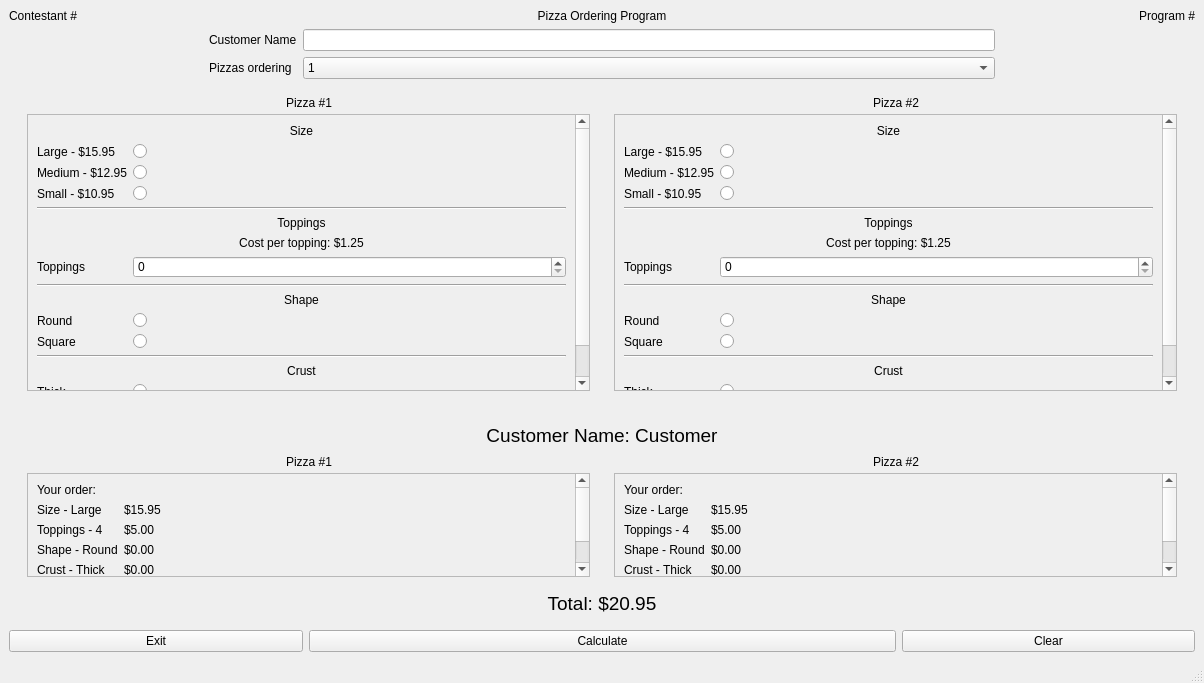
<?xml version="1.0" encoding="UTF-8"?>
<ui version="4.0">
 <class>MainWindow</class>
 <widget class="QMainWindow" name="MainWindow">
  <property name="geometry">
   <rect>
    <x>0</x>
    <y>0</y>
    <width>1204</width>
    <height>683</height>
   </rect>
  </property>
  <property name="windowTitle">
   <string>Pizza Ordering Program</string>
  </property>
  <widget class="QWidget" name="centralwidget">
   <layout class="QVBoxLayout" name="verticalLayout">
    <item>
     <layout class="QHBoxLayout" name="horizontalLayout_6">
      <item>
       <widget class="QLabel" name="label_4">
        <property name="text">
         <string>Contestant #</string>
        </property>
       </widget>
      </item>
      <item>
       <widget class="QLabel" name="label_5">
        <property name="text">
         <string>Pizza Ordering Program</string>
        </property>
        <property name="alignment">
         <set>Qt::AlignCenter</set>
        </property>
       </widget>
      </item>
      <item>
       <widget class="QLabel" name="label_3">
        <property name="text">
         <string>Program #</string>
        </property>
        <property name="alignment">
         <set>Qt::AlignRight|Qt::AlignTrailing|Qt::AlignVCenter</set>
        </property>
       </widget>
      </item>
     </layout>
    </item>
    <item>
     <layout class="QHBoxLayout" name="horizontalLayout_4">
      <item>
       <spacer name="horizontalSpacer_2">
        <property name="orientation">
         <enum>Qt::Horizontal</enum>
        </property>
        <property name="sizeType">
         <enum>QSizePolicy::Preferred</enum>
        </property>
        <property name="sizeHint" stdset="0">
         <size>
          <width>200</width>
          <height>20</height>
         </size>
        </property>
       </spacer>
      </item>
      <item>
       <layout class="QFormLayout" name="formLayout">
        <property name="formAlignment">
         <set>Qt::AlignLeading|Qt::AlignLeft|Qt::AlignVCenter</set>
        </property>
        <item row="0" column="0">
         <widget class="QLabel" name="label">
          <property name="text">
           <string>Customer Name</string>
          </property>
         </widget>
        </item>
        <item row="0" column="1">
         <widget class="QLineEdit" name="customer_name_edit"/>
        </item>
        <item row="1" column="0">
         <widget class="QLabel" name="label_2">
          <property name="text">
           <string>Pizzas ordering</string>
          </property>
         </widget>
        </item>
        <item row="1" column="1">
         <widget class="QComboBox" name="pizzas_ordering_combobox">
          <item>
           <property name="text">
            <string>1</string>
           </property>
          </item>
          <item>
           <property name="text">
            <string>2</string>
           </property>
          </item>
         </widget>
        </item>
       </layout>
      </item>
      <item>
       <spacer name="horizontalSpacer">
        <property name="orientation">
         <enum>Qt::Horizontal</enum>
        </property>
        <property name="sizeType">
         <enum>QSizePolicy::Preferred</enum>
        </property>
        <property name="sizeHint" stdset="0">
         <size>
          <width>200</width>
          <height>20</height>
         </size>
        </property>
       </spacer>
      </item>
     </layout>
    </item>
    <item>
     <widget class="QGroupBox" name="screen_1_box">
      <property name="styleSheet">
       <string notr="true">QGroupBox {border: none}</string>
      </property>
      <property name="title">
       <string/>
      </property>
      <layout class="QHBoxLayout" name="horizontalLayout_7">
       <item>
        <layout class="QHBoxLayout" name="horizontalLayout_5">
         <item>
          <widget class="QGroupBox" name="pizza_one_groupbox_1">
           <property name="enabled">
            <bool>true</bool>
           </property>
           <property name="sizePolicy">
            <sizepolicy hsizetype="Preferred" vsizetype="Expanding">
             <horstretch>0</horstretch>
             <verstretch>0</verstretch>
            </sizepolicy>
           </property>
           <property name="title">
            <string>Pizza #1</string>
           </property>
           <property name="alignment">
            <set>Qt::AlignCenter</set>
           </property>
           <layout class="QVBoxLayout" name="verticalLayout_3">
            <property name="topMargin">
             <number>20</number>
            </property>
            <item>
             <widget class="QScrollArea" name="scrollArea">
              <property name="widgetResizable">
               <bool>true</bool>
              </property>
              <widget class="QWidget" name="scrollAreaWidgetContents">
               <property name="geometry">
                <rect>
                 <x>0</x>
                 <y>-51</y>
                 <width>531</width>
                 <height>348</height>
                </rect>
               </property>
               <layout class="QFormLayout" name="formLayout_2">
                <item row="0" column="0" colspan="2">
                 <widget class="QLabel" name="label_9">
                  <property name="text">
                   <string>Size</string>
                  </property>
                  <property name="alignment">
                   <set>Qt::AlignCenter</set>
                  </property>
                 </widget>
                </item>
                <item row="1" column="0">
                 <widget class="QLabel" name="label_10">
                  <property name="text">
                   <string>Large - $15.95</string>
                  </property>
                 </widget>
                </item>
                <item row="1" column="1">
                 <widget class="QRadioButton" name="size_large_radio">
                  <property name="text">
                   <string/>
                  </property>
                 </widget>
                </item>
                <item row="2" column="0">
                 <widget class="QLabel" name="label_11">
                  <property name="text">
                   <string>Medium - $12.95</string>
                  </property>
                 </widget>
                </item>
                <item row="2" column="1">
                 <widget class="QRadioButton" name="size_medium_radio">
                  <property name="text">
                   <string/>
                  </property>
                 </widget>
                </item>
                <item row="3" column="0">
                 <widget class="QLabel" name="label_12">
                  <property name="text">
                   <string>Small - $10.95</string>
                  </property>
                 </widget>
                </item>
                <item row="3" column="1">
                 <widget class="QRadioButton" name="size_small_radio">
                  <property name="text">
                   <string/>
                  </property>
                 </widget>
                </item>
                <item row="4" column="0" colspan="2">
                 <widget class="Line" name="line_8">
                  <property name="minimumSize">
                   <size>
                    <width>25</width>
                    <height>0</height>
                   </size>
                  </property>
                  <property name="orientation">
                   <enum>Qt::Horizontal</enum>
                  </property>
                 </widget>
                </item>
                <item row="5" column="0" colspan="2">
                 <widget class="QLabel" name="label_37">
                  <property name="text">
                   <string>Toppings</string>
                  </property>
                  <property name="alignment">
                   <set>Qt::AlignCenter</set>
                  </property>
                 </widget>
                </item>
                <item row="6" column="0" colspan="2">
                 <widget class="QLabel" name="label_38">
                  <property name="text">
                   <string>Cost per topping: $1.25</string>
                  </property>
                  <property name="alignment">
                   <set>Qt::AlignCenter</set>
                  </property>
                 </widget>
                </item>
                <item row="7" column="0">
                 <widget class="QLabel" name="label_30">
                  <property name="text">
                   <string>Toppings</string>
                  </property>
                 </widget>
                </item>
                <item row="7" column="1">
                 <widget class="QSpinBox" name="toppings_spinbox"/>
                </item>
                <item row="8" column="0" colspan="2">
                 <widget class="Line" name="line_9">
                  <property name="minimumSize">
                   <size>
                    <width>25</width>
                    <height>0</height>
                   </size>
                  </property>
                  <property name="orientation">
                   <enum>Qt::Horizontal</enum>
                  </property>
                 </widget>
                </item>
                <item row="9" column="0" colspan="2">
                 <widget class="QLabel" name="label_31">
                  <property name="text">
                   <string>Shape</string>
                  </property>
                  <property name="alignment">
                   <set>Qt::AlignCenter</set>
                  </property>
                 </widget>
                </item>
                <item row="10" column="0">
                 <widget class="QLabel" name="label_13">
                  <property name="text">
                   <string>Round</string>
                  </property>
                 </widget>
                </item>
                <item row="10" column="1">
                 <widget class="QRadioButton" name="shape_round_radio">
                  <property name="text">
                   <string/>
                  </property>
                 </widget>
                </item>
                <item row="11" column="0">
                 <widget class="QLabel" name="label_16">
                  <property name="text">
                   <string>Square</string>
                  </property>
                 </widget>
                </item>
                <item row="11" column="1">
                 <widget class="QRadioButton" name="shape_square_radio">
                  <property name="text">
                   <string/>
                  </property>
                 </widget>
                </item>
                <item row="12" column="0" colspan="2">
                 <widget class="Line" name="line_10">
                  <property name="minimumSize">
                   <size>
                    <width>25</width>
                    <height>0</height>
                   </size>
                  </property>
                  <property name="orientation">
                   <enum>Qt::Horizontal</enum>
                  </property>
                 </widget>
                </item>
                <item row="13" column="0" colspan="2">
                 <widget class="QLabel" name="label_39">
                  <property name="text">
                   <string>Crust</string>
                  </property>
                  <property name="alignment">
                   <set>Qt::AlignCenter</set>
                  </property>
                 </widget>
                </item>
                <item row="14" column="0">
                 <widget class="QLabel" name="label_14">
                  <property name="text">
                   <string>Thick</string>
                  </property>
                 </widget>
                </item>
                <item row="15" column="0">
                 <widget class="QLabel" name="label_15">
                  <property name="text">
                   <string>Thin</string>
                  </property>
                 </widget>
                </item>
                <item row="14" column="1">
                 <widget class="QRadioButton" name="shape_thick_radio">
                  <property name="text">
                   <string/>
                  </property>
                 </widget>
                </item>
                <item row="15" column="1">
                 <widget class="QRadioButton" name="shape_thin_radio">
                  <property name="text">
                   <string/>
                  </property>
                 </widget>
                </item>
               </layout>
              </widget>
             </widget>
            </item>
           </layout>
          </widget>
         </item>
         <item>
          <widget class="QGroupBox" name="pizza_two_groupbox_1">
           <property name="sizePolicy">
            <sizepolicy hsizetype="Preferred" vsizetype="Expanding">
             <horstretch>0</horstretch>
             <verstretch>0</verstretch>
            </sizepolicy>
           </property>
           <property name="title">
            <string>Pizza #2</string>
           </property>
           <property name="alignment">
            <set>Qt::AlignCenter</set>
           </property>
           <layout class="QVBoxLayout" name="verticalLayout_4">
            <property name="topMargin">
             <number>20</number>
            </property>
            <item>
             <widget class="QScrollArea" name="scrollArea_2">
              <property name="widgetResizable">
               <bool>true</bool>
              </property>
              <widget class="QWidget" name="scrollAreaWidgetContents_2">
               <property name="geometry">
                <rect>
                 <x>0</x>
                 <y>0</y>
                 <width>530</width>
                 <height>348</height>
                </rect>
               </property>
               <layout class="QFormLayout" name="formLayout_3">
                <item row="0" column="0" colspan="2">
                 <widget class="QLabel" name="label_17">
                  <property name="text">
                   <string>Size</string>
                  </property>
                  <property name="alignment">
                   <set>Qt::AlignCenter</set>
                  </property>
                 </widget>
                </item>
                <item row="1" column="0">
                 <widget class="QLabel" name="label_18">
                  <property name="text">
                   <string>Large - $15.95</string>
                  </property>
                 </widget>
                </item>
                <item row="1" column="1">
                 <widget class="QRadioButton" name="size_large_radio_2">
                  <property name="text">
                   <string/>
                  </property>
                 </widget>
                </item>
                <item row="2" column="0">
                 <widget class="QLabel" name="label_19">
                  <property name="text">
                   <string>Medium - $12.95</string>
                  </property>
                 </widget>
                </item>
                <item row="2" column="1">
                 <widget class="QRadioButton" name="size_medium_radio_2">
                  <property name="text">
                   <string/>
                  </property>
                 </widget>
                </item>
                <item row="3" column="0">
                 <widget class="QLabel" name="label_20">
                  <property name="text">
                   <string>Small - $10.95</string>
                  </property>
                 </widget>
                </item>
                <item row="3" column="1">
                 <widget class="QRadioButton" name="size_small_radio_2">
                  <property name="text">
                   <string/>
                  </property>
                 </widget>
                </item>
                <item row="4" column="0" colspan="2">
                 <widget class="Line" name="line_11">
                  <property name="minimumSize">
                   <size>
                    <width>25</width>
                    <height>0</height>
                   </size>
                  </property>
                  <property name="orientation">
                   <enum>Qt::Horizontal</enum>
                  </property>
                 </widget>
                </item>
                <item row="5" column="0" colspan="2">
                 <widget class="QLabel" name="label_40">
                  <property name="text">
                   <string>Toppings</string>
                  </property>
                  <property name="alignment">
                   <set>Qt::AlignCenter</set>
                  </property>
                 </widget>
                </item>
                <item row="6" column="0" colspan="2">
                 <widget class="QLabel" name="label_41">
                  <property name="text">
                   <string>Cost per topping: $1.25</string>
                  </property>
                  <property name="alignment">
                   <set>Qt::AlignCenter</set>
                  </property>
                 </widget>
                </item>
                <item row="7" column="0">
                 <widget class="QLabel" name="label_32">
                  <property name="text">
                   <string>Toppings</string>
                  </property>
                 </widget>
                </item>
                <item row="7" column="1">
                 <widget class="QSpinBox" name="toppings_spinbox_2"/>
                </item>
                <item row="8" column="0" colspan="2">
                 <widget class="Line" name="line_12">
                  <property name="minimumSize">
                   <size>
                    <width>25</width>
                    <height>0</height>
                   </size>
                  </property>
                  <property name="orientation">
                   <enum>Qt::Horizontal</enum>
                  </property>
                 </widget>
                </item>
                <item row="9" column="0" colspan="2">
                 <widget class="QLabel" name="label_33">
                  <property name="text">
                   <string>Shape</string>
                  </property>
                  <property name="alignment">
                   <set>Qt::AlignCenter</set>
                  </property>
                 </widget>
                </item>
                <item row="10" column="0">
                 <widget class="QLabel" name="label_21">
                  <property name="text">
                   <string>Round</string>
                  </property>
                 </widget>
                </item>
                <item row="10" column="1">
                 <widget class="QRadioButton" name="shape_round_radio_2">
                  <property name="text">
                   <string/>
                  </property>
                 </widget>
                </item>
                <item row="11" column="0">
                 <widget class="QLabel" name="label_22">
                  <property name="text">
                   <string>Square</string>
                  </property>
                 </widget>
                </item>
                <item row="11" column="1">
                 <widget class="QRadioButton" name="shape_square_radio_2">
                  <property name="text">
                   <string/>
                  </property>
                 </widget>
                </item>
                <item row="12" column="0" colspan="2">
                 <widget class="Line" name="line_13">
                  <property name="minimumSize">
                   <size>
                    <width>25</width>
                    <height>0</height>
                   </size>
                  </property>
                  <property name="orientation">
                   <enum>Qt::Horizontal</enum>
                  </property>
                 </widget>
                </item>
                <item row="13" column="0" colspan="2">
                 <widget class="QLabel" name="label_42">
                  <property name="text">
                   <string>Crust</string>
                  </property>
                  <property name="alignment">
                   <set>Qt::AlignCenter</set>
                  </property>
                 </widget>
                </item>
                <item row="14" column="0">
                 <widget class="QLabel" name="label_23">
                  <property name="text">
                   <string>Thick</string>
                  </property>
                 </widget>
                </item>
                <item row="15" column="0">
                 <widget class="QLabel" name="label_24">
                  <property name="text">
                   <string>Thin</string>
                  </property>
                 </widget>
                </item>
                <item row="14" column="1">
                 <widget class="QRadioButton" name="shape_thick_radio_2">
                  <property name="text">
                   <string/>
                  </property>
                 </widget>
                </item>
                <item row="15" column="1">
                 <widget class="QRadioButton" name="shape_thin_radio_2">
                  <property name="text">
                   <string/>
                  </property>
                 </widget>
                </item>
               </layout>
              </widget>
             </widget>
            </item>
           </layout>
          </widget>
         </item>
        </layout>
       </item>
      </layout>
     </widget>
    </item>
    <item>
     <widget class="QGroupBox" name="screen_2_box">
      <property name="styleSheet">
       <string notr="true">QGroupBox {border: none}</string>
      </property>
      <property name="title">
       <string/>
      </property>
      <layout class="QVBoxLayout" name="verticalLayout_2">
       <item>
        <widget class="QLabel" name="label_48">
         <property name="font">
          <font>
           <pointsize>14</pointsize>
          </font>
         </property>
         <property name="text">
          <string>Customer Name: Customer</string>
         </property>
         <property name="alignment">
          <set>Qt::AlignCenter</set>
         </property>
        </widget>
       </item>
       <item>
        <layout class="QHBoxLayout" name="horizontalLayout_9">
         <item>
          <widget class="QGroupBox" name="pizza_one_groupbox_2">
           <property name="enabled">
            <bool>true</bool>
           </property>
           <property name="sizePolicy">
            <sizepolicy hsizetype="Preferred" vsizetype="Expanding">
             <horstretch>0</horstretch>
             <verstretch>0</verstretch>
            </sizepolicy>
           </property>
           <property name="title">
            <string>Pizza #1</string>
           </property>
           <property name="alignment">
            <set>Qt::AlignCenter</set>
           </property>
           <layout class="QVBoxLayout" name="verticalLayout_5">
            <property name="topMargin">
             <number>20</number>
            </property>
            <item>
             <widget class="QScrollArea" name="scrollArea_3">
              <property name="widgetResizable">
               <bool>true</bool>
              </property>
              <widget class="QWidget" name="scrollAreaWidgetContents_3">
               <property name="geometry">
                <rect>
                 <x>0</x>
                 <y>0</y>
                 <width>531</width>
                 <height>163</height>
                </rect>
               </property>
               <layout class="QFormLayout" name="formLayout_4">
                <item row="0" column="0">
                 <widget class="QLabel" name="label_6">
                  <property name="text">
                   <string>Your order:</string>
                  </property>
                  <property name="alignment">
                   <set>Qt::AlignCenter</set>
                  </property>
                 </widget>
                </item>
                <item row="1" column="0">
                 <widget class="QLabel" name="size_label">
                  <property name="text">
                   <string>Size - Large</string>
                  </property>
                 </widget>
                </item>
                <item row="1" column="1">
                 <widget class="QLabel" name="size_cost_label">
                  <property name="text">
                   <string>$15.95</string>
                  </property>
                 </widget>
                </item>
                <item row="2" column="0">
                 <widget class="QLabel" name="toppings_label">
                  <property name="text">
                   <string>Toppings - 4</string>
                  </property>
                 </widget>
                </item>
                <item row="2" column="1">
                 <widget class="QLabel" name="toppings_cost_label">
                  <property name="text">
                   <string>$5.00</string>
                  </property>
                 </widget>
                </item>
                <item row="3" column="0">
                 <widget class="QLabel" name="shape_label">
                  <property name="text">
                   <string>Shape - Round</string>
                  </property>
                 </widget>
                </item>
                <item row="3" column="1">
                 <widget class="QLabel" name="shape_cost_label">
                  <property name="text">
                   <string>$0.00</string>
                  </property>
                 </widget>
                </item>
                <item row="4" column="0">
                 <widget class="QLabel" name="crust_label">
                  <property name="text">
                   <string>Crust - Thick</string>
                  </property>
                 </widget>
                </item>
                <item row="4" column="1">
                 <widget class="QLabel" name="crust_cost_label">
                  <property name="text">
                   <string>$0.00</string>
                  </property>
                 </widget>
                </item>
                <item row="5" column="0" colspan="2">
                 <widget class="Line" name="line">
                  <property name="orientation">
                   <enum>Qt::Horizontal</enum>
                  </property>
                 </widget>
                </item>
                <item row="6" column="0">
                 <widget class="QLabel" name="label_45">
                  <property name="text">
                   <string>Subtotal</string>
                  </property>
                 </widget>
                </item>
                <item row="6" column="1">
                 <widget class="QLabel" name="subcost_label">
                  <property name="text">
                   <string>$20.95</string>
                  </property>
                 </widget>
                </item>
               </layout>
              </widget>
             </widget>
            </item>
           </layout>
          </widget>
         </item>
         <item>
          <widget class="QGroupBox" name="pizza_two_groupbox_2">
           <property name="enabled">
            <bool>true</bool>
           </property>
           <property name="sizePolicy">
            <sizepolicy hsizetype="Preferred" vsizetype="Expanding">
             <horstretch>0</horstretch>
             <verstretch>0</verstretch>
            </sizepolicy>
           </property>
           <property name="title">
            <string>Pizza #2</string>
           </property>
           <property name="alignment">
            <set>Qt::AlignCenter</set>
           </property>
           <layout class="QVBoxLayout" name="verticalLayout_7">
            <property name="topMargin">
             <number>20</number>
            </property>
            <item>
             <widget class="QScrollArea" name="scrollArea_4">
              <property name="widgetResizable">
               <bool>true</bool>
              </property>
              <widget class="QWidget" name="scrollAreaWidgetContents_4">
               <property name="geometry">
                <rect>
                 <x>0</x>
                 <y>0</y>
                 <width>530</width>
                 <height>163</height>
                </rect>
               </property>
               <layout class="QFormLayout" name="formLayout_5">
                <item row="0" column="0">
                 <widget class="QLabel" name="label_7">
                  <property name="text">
                   <string>Your order:</string>
                  </property>
                  <property name="alignment">
                   <set>Qt::AlignCenter</set>
                  </property>
                 </widget>
                </item>
                <item row="1" column="0">
                 <widget class="QLabel" name="size_label_2">
                  <property name="text">
                   <string>Size - Large</string>
                  </property>
                 </widget>
                </item>
                <item row="1" column="1">
                 <widget class="QLabel" name="size_cost_label_2">
                  <property name="text">
                   <string>$15.95</string>
                  </property>
                 </widget>
                </item>
                <item row="2" column="0">
                 <widget class="QLabel" name="toppings_label_2">
                  <property name="text">
                   <string>Toppings - 4</string>
                  </property>
                 </widget>
                </item>
                <item row="2" column="1">
                 <widget class="QLabel" name="toppings_cost_label_2">
                  <property name="text">
                   <string>$5.00</string>
                  </property>
                 </widget>
                </item>
                <item row="3" column="0">
                 <widget class="QLabel" name="shape_label_2">
                  <property name="text">
                   <string>Shape - Round</string>
                  </property>
                 </widget>
                </item>
                <item row="3" column="1">
                 <widget class="QLabel" name="shape_cost_label_2">
                  <property name="text">
                   <string>$0.00</string>
                  </property>
                 </widget>
                </item>
                <item row="4" column="0">
                 <widget class="QLabel" name="crust_label_2">
                  <property name="text">
                   <string>Crust - Thick</string>
                  </property>
                 </widget>
                </item>
                <item row="4" column="1">
                 <widget class="QLabel" name="crust_cost_label_2">
                  <property name="text">
                   <string>$0.00</string>
                  </property>
                 </widget>
                </item>
                <item row="5" column="0" colspan="2">
                 <widget class="Line" name="line_2">
                  <property name="orientation">
                   <enum>Qt::Horizontal</enum>
                  </property>
                 </widget>
                </item>
                <item row="6" column="0">
                 <widget class="QLabel" name="label_46">
                  <property name="text">
                   <string>Subtotal</string>
                  </property>
                 </widget>
                </item>
                <item row="6" column="1">
                 <widget class="QLabel" name="subcost_label_2">
                  <property name="text">
                   <string>$20.95</string>
                  </property>
                 </widget>
                </item>
               </layout>
              </widget>
             </widget>
            </item>
           </layout>
          </widget>
         </item>
        </layout>
       </item>
       <item>
        <widget class="QLabel" name="label_47">
         <property name="font">
          <font>
           <pointsize>14</pointsize>
          </font>
         </property>
         <property name="text">
          <string>Total: $20.95</string>
         </property>
         <property name="alignment">
          <set>Qt::AlignCenter</set>
         </property>
        </widget>
       </item>
      </layout>
     </widget>
    </item>
    <item>
     <layout class="QGridLayout" name="gridLayout">
      <item row="0" column="3">
       <widget class="QPushButton" name="clear_button">
        <property name="text">
         <string>Clear</string>
        </property>
       </widget>
      </item>
      <item row="0" column="1" colspan="2">
       <widget class="QPushButton" name="calculate_button">
        <property name="text">
         <string>Calculate</string>
        </property>
       </widget>
      </item>
      <item row="0" column="0">
       <widget class="QPushButton" name="exit_button">
        <property name="text">
         <string>Exit</string>
        </property>
       </widget>
      </item>
     </layout>
    </item>
   </layout>
  </widget>
  <widget class="QMenuBar" name="menubar">
   <property name="geometry">
    <rect>
     <x>0</x>
     <y>0</y>
     <width>1204</width>
     <height>26</height>
    </rect>
   </property>
  </widget>
  <widget class="QStatusBar" name="statusbar"/>
 </widget>
 <resources/>
 <connections/>
</ui>
